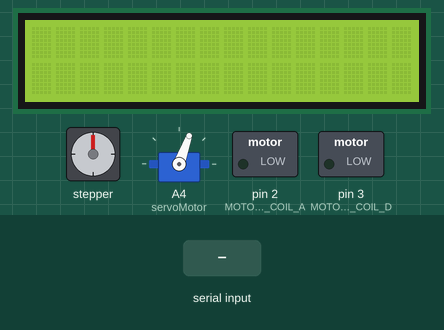
Recording of a sketch running on a simulated Arduino Uno, built with avr-gcc and run on an emulated ATmega328P. On the bench: stepper motor, 16×2 character LCD, servo, switched loads named in the sketch (green lamp = pin HIGH). Wiring (inferred from the names in the program): stepper motor (2048 steps per turn assumed): coils pin 10, pin 11, pin 12, pin 13. Dashed ring = blinking. The inputs (shaded band) are chosen by the test bench. Pins used as bus, display or sensor lines are not drawn; what the sketch prints to the serial monitor is not drawn.

Above: at 1.2 s.
1.3 s: "moveForward=90\n" received over Serial
At 3.3 s:
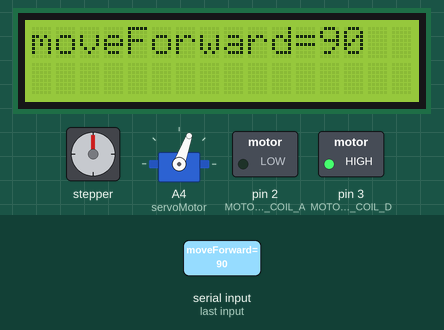
3.9 s: "moveServo=" received over Serial
At 5.4 s:
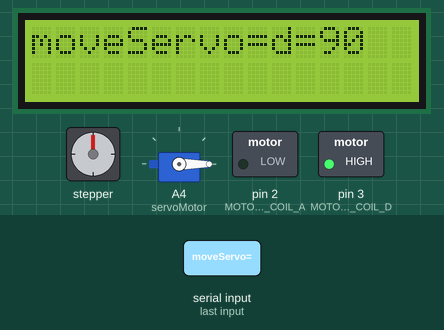
6.4 s: "moveServo=90\n" received over Serial
At 8.6 s:
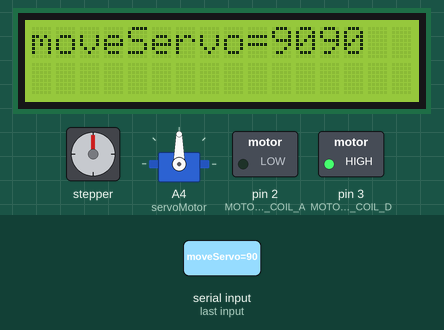
8.9 s: "turnLeft=90\n" received over Serial
At 20.7 s:
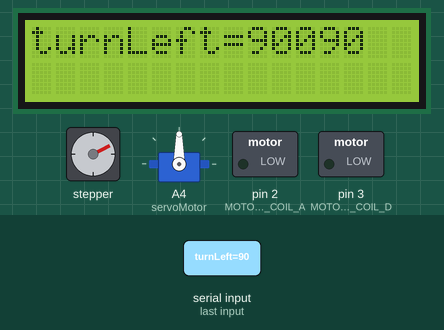
20.8 s: "turnRight=90\n" received over Serial
At 21.96 s:
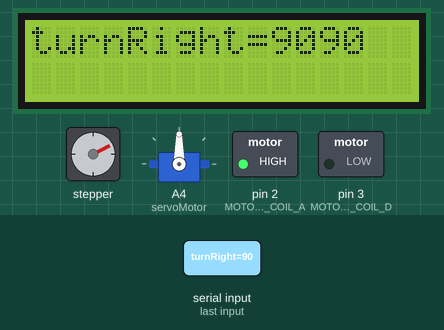
Timing chart, 0 to 24.7 s (numbered marks = the images above; inputs shaded):
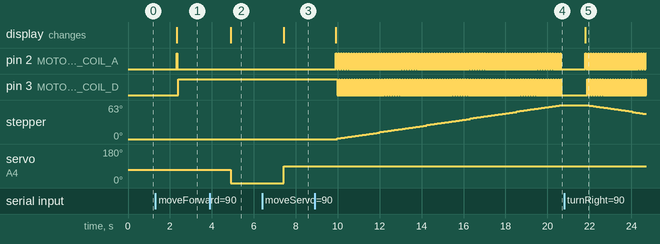

The sketch:

Breadbot.ino
```cpp
#include <LiquidCrystal.h>
#include <Servo.h>

// Give some names to pins...
// This will vary depending on your stepper. Dont forget the motor drivers...
#define MOTOR_1_COIL_A 13
#define MOTOR_1_COIL_B 10
#define MOTOR_1_COIL_C 11
#define MOTOR_1_COIL_D 12
#define MOTOR_2_COIL_A 2
#define MOTOR_2_COIL_B 1
#define MOTOR_2_COIL_C 0
#define MOTOR_2_COIL_D 3

// Delay between stepper motor steps
// If too high, then there is no torque and the robot wont move
// If too low, it is boring to watch the robot
#define STEPPER_STEP_DELAY 30

// I am using a Hitachi-compatible LCD in 4-bit mode
// This requires 7 pins, while the 8-bit mode would need 11...
LiquidCrystal lcd(9, 8, 7, 6, 5, 4);

// Servo to move platform with webcam / optoelectronic distance sensor
Servo servoMotor;

// Default message sent by the robot over the serial interface
String statusMessage = "Ready";

// Counter how many error messages have already been written to the serial port
// before defaulting back to the default status message.
// Bad idea to do this... There are better ways! :-)
int errorCounter = 0;

void setup() {
  // Defining all stepper motor pins as outputs
  pinMode(MOTOR_2_COIL_C, OUTPUT);
  pinMode(MOTOR_2_COIL_B, OUTPUT);
  pinMode(MOTOR_2_COIL_A, OUTPUT);
  pinMode(MOTOR_2_COIL_D, OUTPUT);
  pinMode(MOTOR_1_COIL_B, OUTPUT);
  pinMode(MOTOR_1_COIL_C, OUTPUT);
  pinMode(MOTOR_1_COIL_D, OUTPUT);
  pinMode(MOTOR_1_COIL_A, OUTPUT);

  // Initialize the serial communication as we wait for commands from the PC
  Serial.begin(9600);

  // Initialize the LCD
  lcd.begin(16, 2);

  // Connect the servo motor and use a horizontal viewing angle to start with
  servoMotor.attach(A4);
  moveServo("70");
}

void loop() {
  // Here be Dragons.. Please dont copy this ever even if it works for a quick test.. ;-)
  if (errorCounter < 10) {
    // Keeping the error message on the output
    errorCounter++;
  } else {
    // Resetting the error message
    errorCounter = 0;
    statusMessage = "Ready";
  }

  // Writing whatever status message is currently set to the output
  Serial.println(statusMessage);

  // Read instructions from the PC and write them to the LCD for easy debugging
  String input = Serial.readString();
  input.trim();
  lcd.setCursor(0, 0);
  lcd.print(input);

  // Decide what to do with the PC instruction. Ignore anything we cannot understand
  if (input.startsWith("moveServo=")){
    moveServo(input.substring(10, input.length()));
  } else if (input.startsWith("moveForward=")){
    moveForward(input.substring(12, input.length()));
  } else if (input.startsWith("moveBackward=")){
    moveBackward(input.substring(13, input.length()));
  } else if (input.startsWith("turnLeft=")){
    turnLeft(input.substring(9, input.length()));
  } else if (input.startsWith("turnRight=")){
    turnRight(input.substring(10, input.length()));
  }
}

void moveServo(String servoPosition) {
   servoMotor.write(servoPosition.toInt());
}

void moveForward(String units) {
  // Serial interferes with stepper, so while we move I am deactivating
  // the serial communication... What could possibly go wrong... :-D
  Serial.end();

  // Powering the stepper motor coils through a motor driver
  // in the right order and waiting a reasonable amount of time between steps
  // results in movemnt
  for (int i=0; i<units.toInt(); i++) {
    digitalWrite(MOTOR_1_COIL_A, HIGH);
    digitalWrite(MOTOR_1_COIL_D, LOW);
    digitalWrite(MOTOR_2_COIL_A, HIGH);
    digitalWrite(MOTOR_2_COIL_D, LOW);
    delay(STEPPER_STEP_DELAY);

    digitalWrite(MOTOR_1_COIL_B, HIGH);
    digitalWrite(MOTOR_1_COIL_A, LOW);
    digitalWrite(MOTOR_2_COIL_B, HIGH);
    digitalWrite(MOTOR_2_COIL_A, LOW);
    delay(STEPPER_STEP_DELAY);

    digitalWrite(MOTOR_1_COIL_C, HIGH);
    digitalWrite(MOTOR_1_COIL_B, LOW);
    digitalWrite(MOTOR_2_COIL_C, HIGH);
    digitalWrite(MOTOR_2_COIL_B, LOW);
    delay(STEPPER_STEP_DELAY);

    digitalWrite(MOTOR_1_COIL_D, HIGH);
    digitalWrite(MOTOR_1_COIL_C, LOW);
    digitalWrite(MOTOR_2_COIL_D, HIGH);
    digitalWrite(MOTOR_2_COIL_C, LOW);
    delay(STEPPER_STEP_DELAY);

    // In forward drive mode, we check after each four steps if something is
    // getting close to the optoelectronic distance measuring sensor in which
    // case the sensor value goes up. If this is the case we abort the move
    int sensorValue = analogRead(A5);
    if (sensorValue > 300) {
      statusMessage = "MoveAborted";
      break;
    }
  }

  Serial.begin(9600);
}

void moveBackward(String units) {
  // Serial interferes with stepper, so while we move I am deactivating
  // the serial communication... What could possibly go wrong... :-D
  Serial.end();

  // Powering the stepper motor coils through a motor driver
  // in the right order and waiting a reasonable amount of time between steps
  // results in movemnt
  for (int i=0; i<units.toInt(); i++) {
    digitalWrite(MOTOR_1_COIL_A, HIGH);
    digitalWrite(MOTOR_1_COIL_B, LOW);
    digitalWrite(MOTOR_2_COIL_A, HIGH);
    digitalWrite(MOTOR_2_COIL_B, LOW);
    delay(STEPPER_STEP_DELAY);

    digitalWrite(MOTOR_1_COIL_D, HIGH);
    digitalWrite(MOTOR_1_COIL_A, LOW);
    digitalWrite(MOTOR_2_COIL_D, HIGH);
    digitalWrite(MOTOR_2_COIL_A, LOW);
    delay(STEPPER_STEP_DELAY);

    digitalWrite(MOTOR_1_COIL_C, HIGH);
    digitalWrite(MOTOR_1_COIL_D, LOW);
    digitalWrite(MOTOR_2_COIL_C, HIGH);
    digitalWrite(MOTOR_2_COIL_D, LOW);
    delay(STEPPER_STEP_DELAY);

    digitalWrite(MOTOR_1_COIL_B, HIGH);
    digitalWrite(MOTOR_1_COIL_C, LOW);
    digitalWrite(MOTOR_2_COIL_B, HIGH);
    digitalWrite(MOTOR_2_COIL_C, LOW);
    delay(STEPPER_STEP_DELAY);
  }

  Serial.begin(9600);
}

void turnRight(String units) {
  // Serial interferes with stepper, so while we move I am deactivating
  // the serial communication... What could possibly go wrong... :-D
  Serial.end();

  // Powering the stepper motor coils through a motor driver
  // in the right order and waiting a reasonable amount of time between steps
  // results in movemnt
  for (int i=0; i<units.toInt(); i++) {
    digitalWrite(MOTOR_1_COIL_A, HIGH);
    digitalWrite(MOTOR_1_COIL_B, LOW);
    digitalWrite(MOTOR_2_COIL_A, HIGH);
    digitalWrite(MOTOR_2_COIL_D, LOW);
    delay(STEPPER_STEP_DELAY);

    digitalWrite(MOTOR_1_COIL_D, HIGH);
    digitalWrite(MOTOR_1_COIL_A, LOW);
    digitalWrite(MOTOR_2_COIL_B, HIGH);
    digitalWrite(MOTOR_2_COIL_A, LOW);
    delay(STEPPER_STEP_DELAY);

    digitalWrite(MOTOR_1_COIL_C, HIGH);
    digitalWrite(MOTOR_1_COIL_D, LOW);
    digitalWrite(MOTOR_2_COIL_C, HIGH);
    digitalWrite(MOTOR_2_COIL_B, LOW);
    delay(STEPPER_STEP_DELAY);

    digitalWrite(MOTOR_1_COIL_B, HIGH);
    digitalWrite(MOTOR_1_COIL_C, LOW);
    digitalWrite(MOTOR_2_COIL_D, HIGH);
    digitalWrite(MOTOR_2_COIL_C, LOW);
    delay(STEPPER_STEP_DELAY);
  }

  Serial.begin(9600);
}

void turnLeft(String units) {
  // Serial interferes with stepper, so while we move I am deactivating
  // the serial communication... What could possibly go wrong... :-D
  Serial.end();

  // Powering the stepper motor coils through a motor driver
  // in the right order and waiting a reasonable amount of time between steps
  // results in movemnt
  for (int i=0; i<units.toInt(); i++) {
    digitalWrite(MOTOR_1_COIL_A, HIGH);
    digitalWrite(MOTOR_1_COIL_D, LOW);
    digitalWrite(MOTOR_2_COIL_A, HIGH);
    digitalWrite(MOTOR_2_COIL_B, LOW);
    delay(STEPPER_STEP_DELAY);

    digitalWrite(MOTOR_1_COIL_B, HIGH);
    digitalWrite(MOTOR_1_COIL_A, LOW);
    digitalWrite(MOTOR_2_COIL_D, HIGH);
    digitalWrite(MOTOR_2_COIL_A, LOW);
    delay(STEPPER_STEP_DELAY);

    digitalWrite(MOTOR_1_COIL_C, HIGH);
    digitalWrite(MOTOR_1_COIL_B, LOW);
    digitalWrite(MOTOR_2_COIL_C, HIGH);
    digitalWrite(MOTOR_2_COIL_D, LOW);
    delay(STEPPER_STEP_DELAY);

    digitalWrite(MOTOR_1_COIL_D, HIGH);
    digitalWrite(MOTOR_1_COIL_C, LOW);
    digitalWrite(MOTOR_2_COIL_B, HIGH);
    digitalWrite(MOTOR_2_COIL_C, LOW);
    delay(STEPPER_STEP_DELAY);
  }

  Serial.begin(9600);
}
```

Measured:
- after the input at 1.3 s, pin 2 (MOTOR_2_COIL_A): LOW → HIGH after 1.0 s, → LOW 0.03 s later; pin 3 (MOTOR_2_COIL_D): LOW → HIGH after 1.1 s; the display: changes after 1.0 s (image 1)
- after the input at 3.9 s, servo on A4 (servoMotor): 70° → 0° after 1.0 s; the display: changes after 1.0 s (image 2)
- after the input at 6.4 s, servo on A4 (servoMotor): 0° → 90° after 1.0 s; the display: changes after 1.0 s (image 3)
- after the input at 8.9 s, pin 2 (MOTOR_2_COIL_A): alternates HIGH for 0.03 s and LOW for 0.09 s, starting after 1.0 s; pin 3 (MOTOR_2_COIL_D): alternates HIGH for 0.03 s and LOW for 0.09 s, starting after 1.1 s; stepper: keeps turning clockwise at about 6°/s, starting after 1.1 s; the display: changes after 1.0 s (image 4)
- after the input at 20.8 s, pin 2 (MOTOR_2_COIL_A): alternates HIGH for 0.03 s and LOW for 0.09 s, starting after 1.0 s; pin 3 (MOTOR_2_COIL_D): alternates HIGH for 0.03 s and LOW for 0.09 s, starting after 1.1 s; stepper: keeps turning counter-clockwise at about 6°/s, starting after 1.2 s; the display: changes after 1.0 s (image 5)
